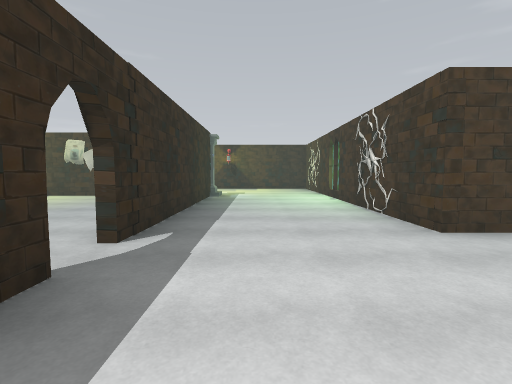
view 1 (above)

24 first-person views from a walk through a scene from a Unity 3-D project. The camera is 1.4 m above the floor, tilts 4° down and sees 85° across. The floor is counted in squares, 2 m on a side. Each view is taken from the middle of a square. On the plan, view 1 faces up. The plan holds only what a view shows up to about 9 squares ahead; the rest is blank. The place goes on beyond the plan. The player is left out. Some surface patterns are stand-ins.

view 2
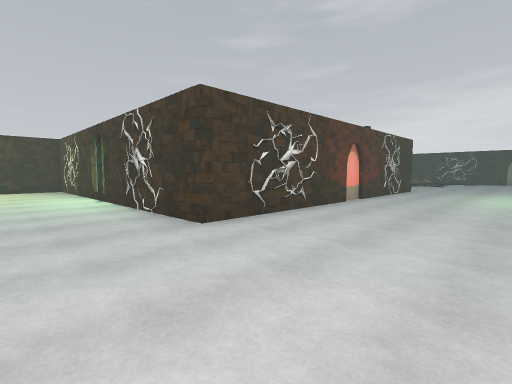

view 3
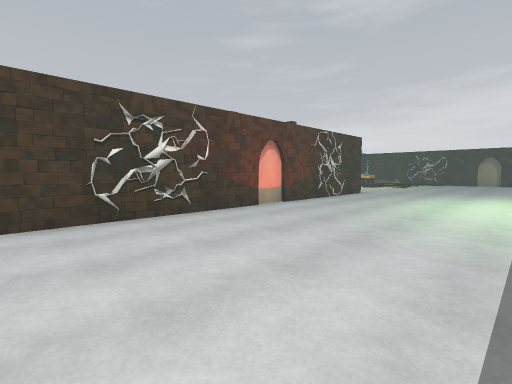

view 4
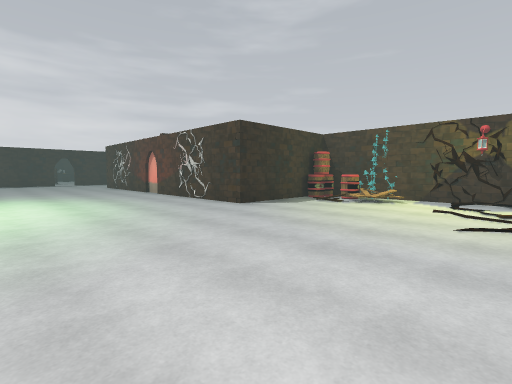

view 5
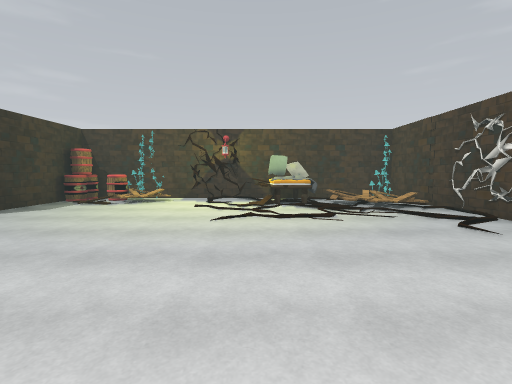

view 6
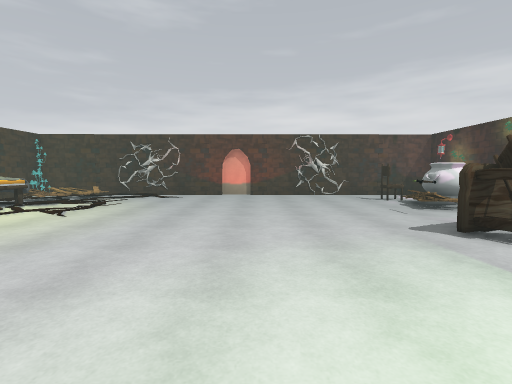

view 7
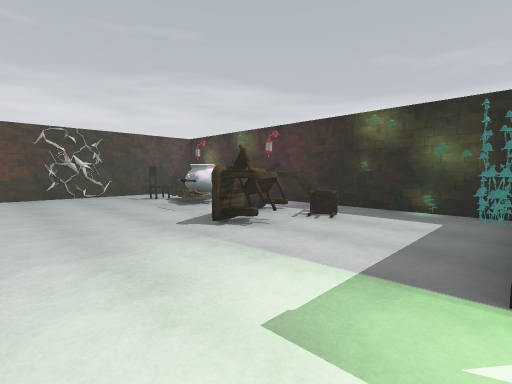

view 8
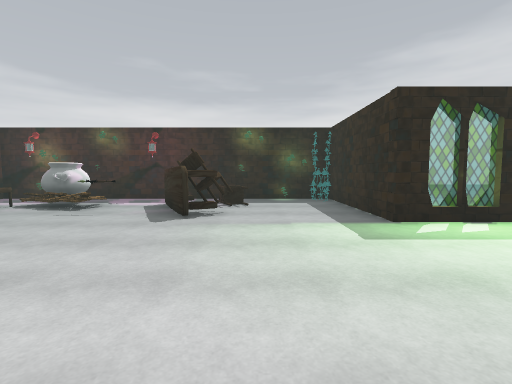

view 9
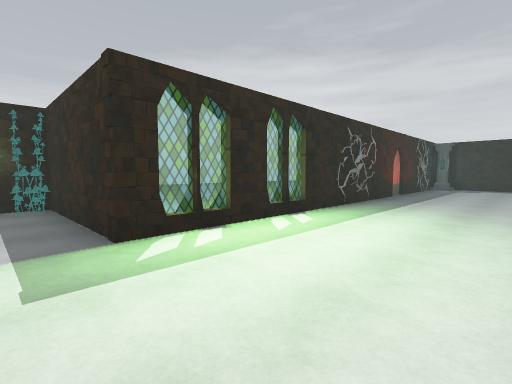

view 10
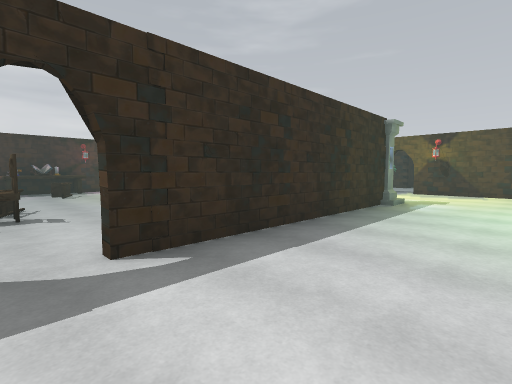

view 11
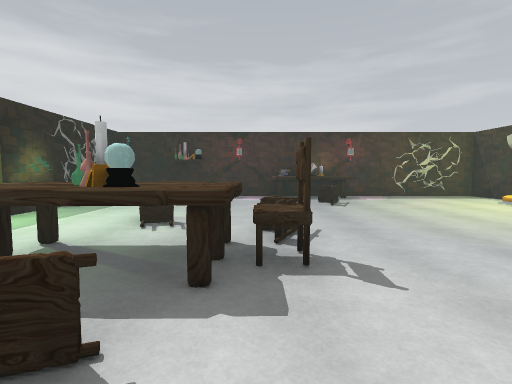

view 12
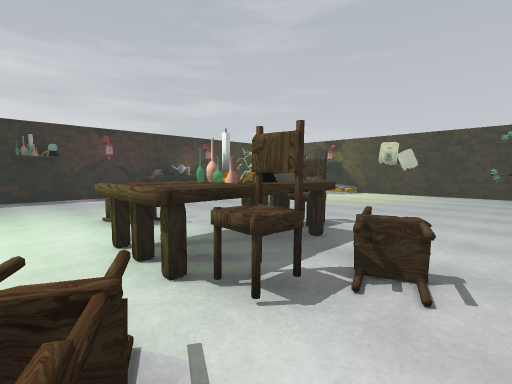

view 13
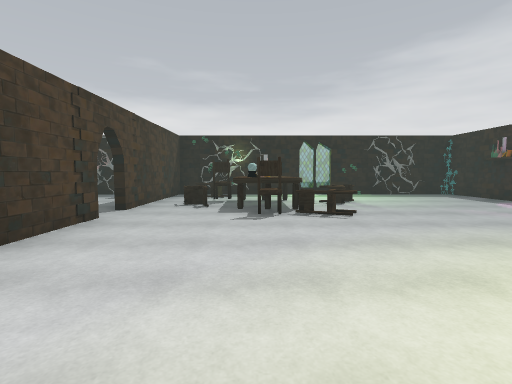

view 14
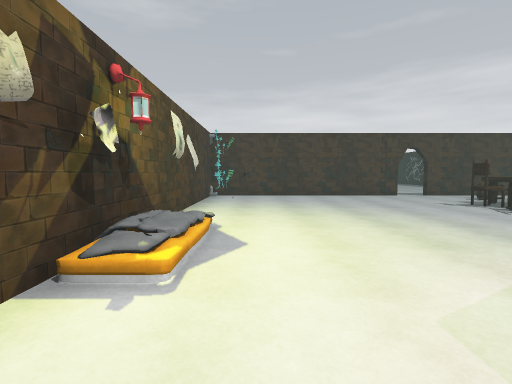

view 15
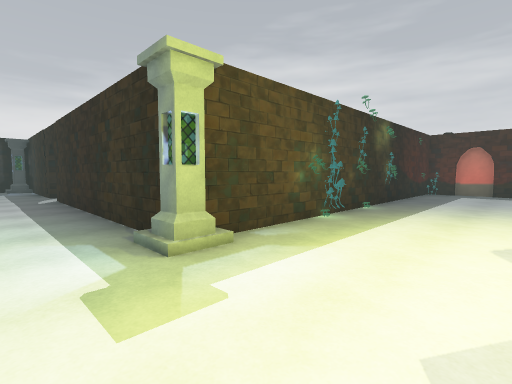

view 16
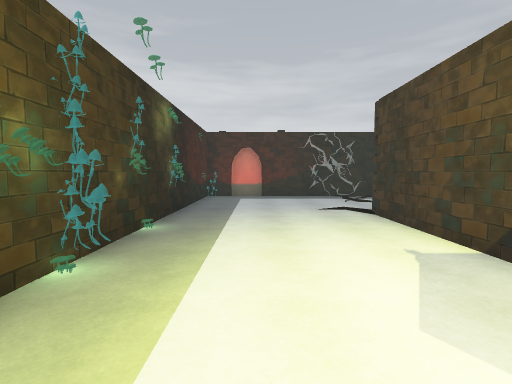

view 17
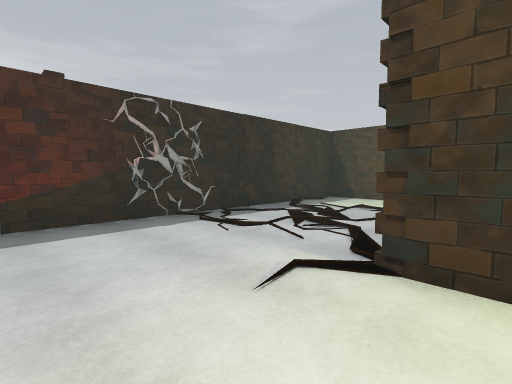

view 18
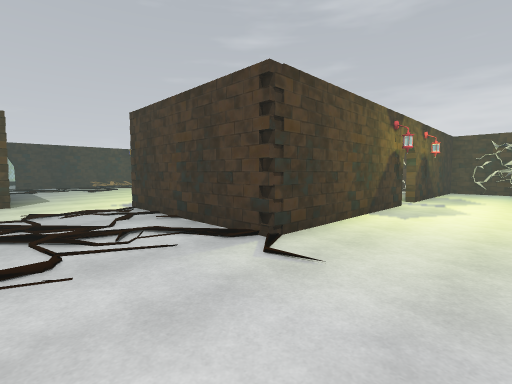

view 19
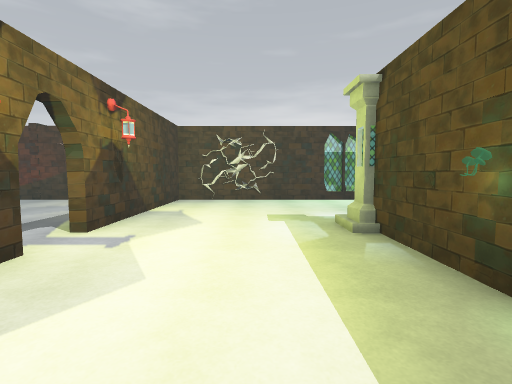

view 20
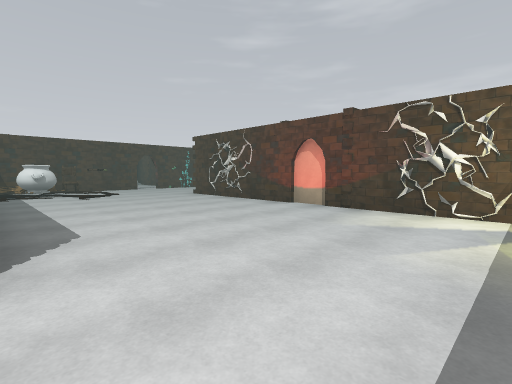

view 21
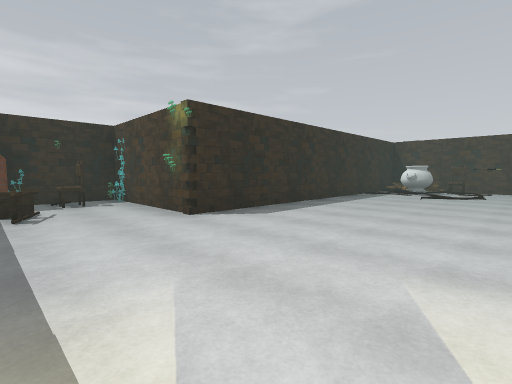

view 22
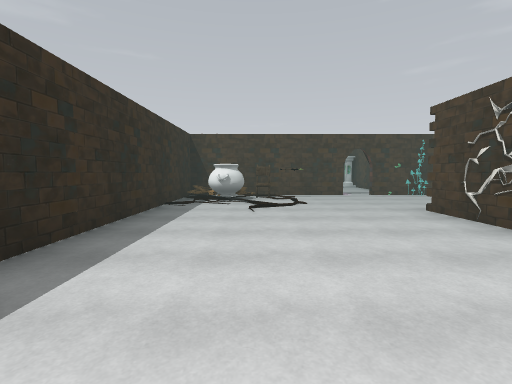

view 23
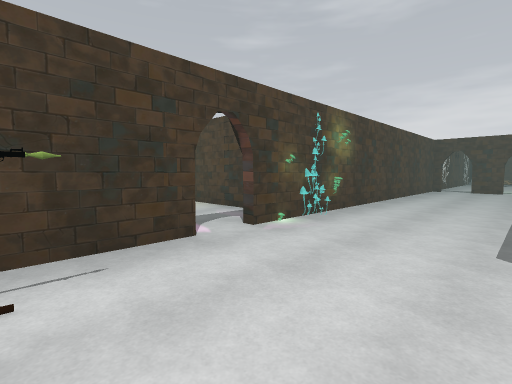

view 24
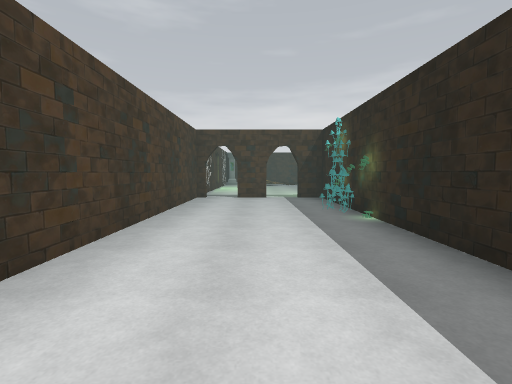

### Floor plan
Points are (right, up) in squares from view 1. A wall is a line through its corners. A room is listed if a view was taken in it or the views show most of it. See-through windows are left out.
Room 1 (views 1, 2, 3, 4, 5, 6, 7, 8, 9, 10, 15, 16)
walls: (11.3, 6.2) (11.3, 3.2) (8.4, 3.2); (5.5, 3.2) (2.2, 3.2) (2.2, 7.3); (12.6, 6.6) (11.5, 6.6); (4.7, 3.2) (3.7, 3.3); (4.5, 3.2) (3.8, 3.1); (4.5, -1.9) (11, -1.9) (11, -5.4) (19.7, -5.4) (19.7, -0.4); (15.5, 6.6) (13.5, 6.6); (15.5, 6.7) (14.2, 6.6); (19.7, 1.5) (19.7, 5.4); (2.2, 8.3) (2.2, 12) (-1.4, 12); (0.5, -1.9) (1.1, -1.9); (-1.4, 1.6) (-1.4, -0.4); (-2.6, 8.6) (-1.4, 8.6) (-1.4, 3.4)
ways out: opening at (-2.5, 10.5) to room 2; opening at (-1, 2.5) to room 2; opening at (-2.5, 12) to room 3; opening at (7, 3)
objects: portal (-1, 3); column (-1, 9); portal (3, -2) to (4, -2); portal (6, 3); other object (12, 5); barrel (12, 6); chair (13, -4) to (14, -4); other object (13, 5); chair (14, -3); desk (15, -4); other object (16, -3); desk (16, 5); cauldron (17, -4); other object (18, -4); chair (18, -3)
Room 2 (views 11, 12, 13, 14, 17, 18, 19)
walls: (-5.4, 8.4) (-6.6, 8.4); (-8.5, 8.6) (-5.4, 8.6); (-10.2, 8.2) (-10.2, 4.6); (-10.2, 2.2) (-10.2, -1.3); (-1.6, 3.5) (-1.6, 8.4); (-6.8, 12) (-6.8, 15.7); (-3.5, 12) (-5.4, 12); (-10.3, 12.8) (-10.2, 11.6); (-5.5, -1.9) (-3.5, -1.9); (-9.5, -1.9) (-7.6, -1.9); (-2.6, -1.9) (-1.6, -1.9) (-1.6, 1.5); (-8.5, 17.2) (-10.2, 17.2) (-10.2, 11.4)
ways out: opening at (-2.5, 10.5) to room 1; opening at (-1, 2.5) to room 1; opening at (-8, 17)
objects: other object (-11, 11); desk (-10, 3) to (-10, 4); portal (-10, 9); chair (-9, 4) to (-8, 4); other object (-8, 8); lamp (-7, 8); chair (-6, 1); desk (-5, 1); chair (-5, 2); desk (-4, 0); cone (-4, 1); chair (-4, 2); chair (-3, -1); chair (-3, 0); chair (-3, 1)
Room 3 (views 20, 21, 22, 23, 24)
walls: (10.4, 21.2) (11.7, 21.2); (5.9, 21.2) (7.5, 21.2); (11.8, 24.6) (5.4, 24.6); (2.2, 17.4) (2.2, 21.1); (1.5, 24.6) (-1.5, 24.6); (2.2, 13.5) (2.1, 14.7); (2.2, 13.1) (2.2, 15.3); (-3, 23.4) (-3, 15.5) (-6.6, 15.5) (-6.6, 13.4); (-5.4, 12) (-6.8, 12)
ways out: opening at (-2.5, 12) to room 1; opening at (2.5, 25)
objects: other object (-6, 13); chair (-6, 14); chair (-5, 13) to (-4, 13); portal (-3, 12); other object (-3, 24); cauldron (-2, 23) to (-1, 24); chair (-1, 24); portal (2, 16); other object (3, 16) to (4, 17); portal (3, 25); portal (12, 23)

Where each view was taken, in squares from view 1:
view 1: 0 up, 0 right, facing up
view 2: 0 up, 0 right, facing up-right
view 3: 1 down, 2 right, facing up-right
view 4: 1 down, 16 right, facing up-left
view 5: 1 down, 16 right, facing up
view 6: 0 up, 11 right, facing right
view 7: 0 up, 11 right, facing down-right
view 8: 2 up, 13 right, facing down
view 9: 1 up, 12 right, facing down-left
view 10: 2 up, 1 right, facing up-left
view 11: 2 up, 2 left, facing left
view 12: 1 down, 2 left, facing up-left
view 13: 7 up, 4 left, facing down
view 14: 7 up, 10 left, facing right
view 15: 11 up, 0 right, facing down-left
view 16: 10 up, 2 left, facing left
view 17: 10 up, 6 left, facing up-left
view 18: 10 up, 9 left, facing up-right
view 19: 10 up, 5 left, facing right
view 20: 13 up, 3 left, facing up-right
view 21: 13 up, 1 right, facing up-left
view 22: 16 up, 1 left, facing up
view 23: 22 up, 0 right, facing up-right
view 24: 23 up, 4 right, facing right
